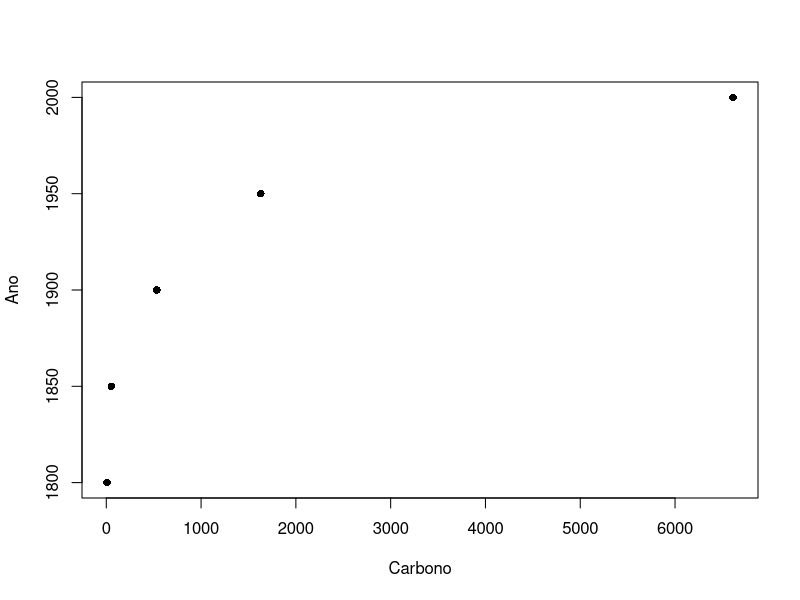

This figure's R source:
Ano <- c(1800, 1850, 1900, 1950, 2000)
Carbono <- c(8, 54, 534, 1630, 6611)
combustivelfossil<-data.frame(Ano, Carbono)
plot(Ano ~ Carbono, data=combustivelfossil, pch=16)
range(combustivelfossil)               
